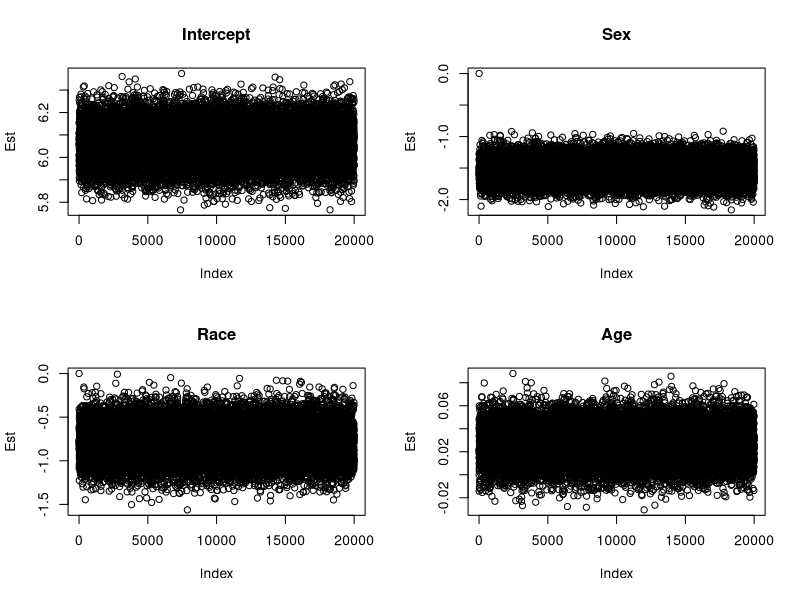
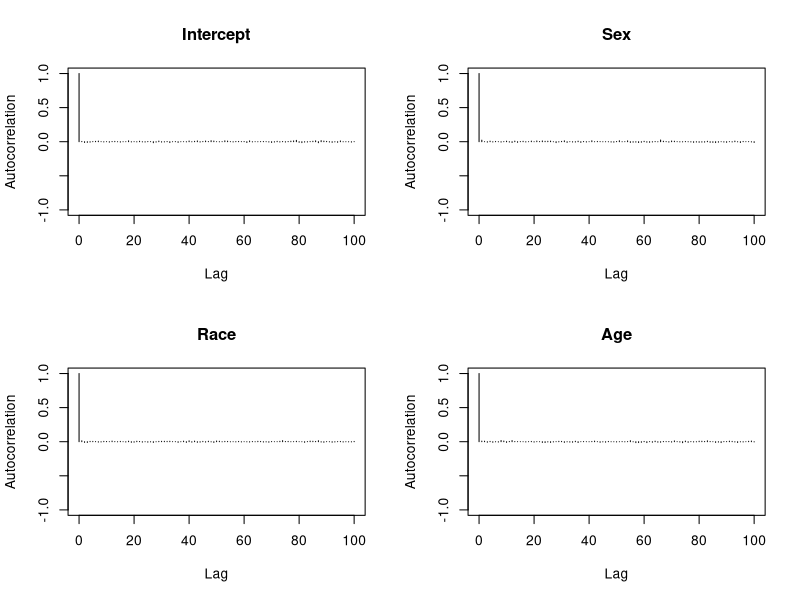
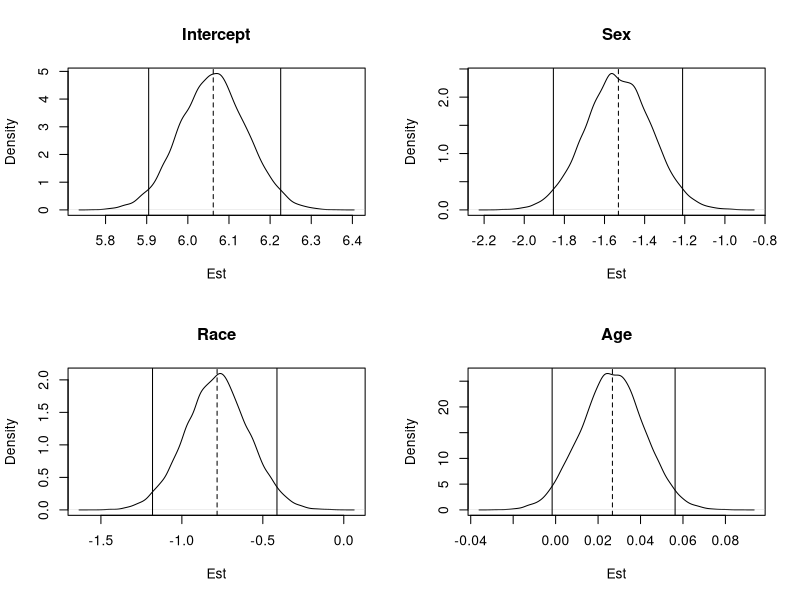

Source code (R) for these figures, in order:
## ---- chunk 1
knitr::opts_chunk$set(echo = TRUE)
## ---- chunk 2

library("coda")

data <- read.table("gout.txt")

colnames(data)=c('sex','race','age','serum_urate','gout')

data$sex=factor(data$sex,levels=c('M','F'))
data$race=as.factor(data$race) 

sex <- ifelse(data$sex=='F',1,0) # a dummy variable for female
race <- ifelse(data$race=='W',1,0) # a dummy variable for male

x <- cbind(1, sex, race, data$age) 
y <- data$serum_urate

## ---- chunk 3

gibbs_regression <- function(x, y, iter, burn_in, b_prior, df_prior, var_b){
    
    n <- nrow(x)
    p <- ncol(x)
    
    betas <- matrix(nrow = iter, ncol = p, 0)
    var_e <- rep(NA, iter)
    
    s_prior <- var(y) * 0.8 * (df_prior - 2)
    
    betas[1,] <- 0
    betas[1,1] <- mean(y)
    b <- betas[1,]
    var_e[1] <- var(y)
    resid <- y - betas[1,1]
    
    for(i in 2:ncol(x)){ x[,i] <- x[,i] - mean(x[,i]) }
    
    ssx <- colSums(x^2)
    
    for(i in 2:iter){
        
        for(j in 1:p){
            
            c <- ssx[j] / var_e[i-1] + 1 / var_b
            y_star <- y - x[,-j] %*% b[-j]
            rhs <- sum(x[,j] * y_star) / var_e[i-1] + b_prior / var_b
            
            cond_mean <- rhs / c
            cond_var <- 1 / c
            
            b[j] <- rnorm(n = 1, mean = cond_mean, sd = sqrt(cond_var))
            betas[i,j] <- b[j] 
        }
        
        rss <- sum(resid^2)
        df <- n + df_prior
        s <- rss + s_prior
        
        var_e[i] <- s / rchisq(df = df, n = 1)
    }
    
    out <- list(effects = betas, var_e = var_e)
    return(out)
}

## ---- chunk 4

reg <- gibbs_regression(x, y, iter = 20000, b_prior = 0, df_prior = 4, var_b = 10000)

reg_params <- data.frame(reg$effects)

colnames(reg_params) <- c("Intercept", "Sex", "Race", "Age")

## ---- chunk 5

par(mfrow = c(2, 2))

plot(reg_params$Intercept, xlab = "Index", ylab = "Est", main = "Intercept")
plot(reg_params$Sex, xlab = "Index", ylab = "Est", main = "Sex")
plot(reg_params$Race, xlab = "Index", ylab = "Est", main = "Race")
plot(reg_params$Age, xlab = "Index", ylab = "Est", main = "Age")

## ---- chunk 6

burn_in <- 100

reg_params <- reg_params[-(1:burn_in),]

## ---- chunk 7

reg_mcmc <- mcmc(reg_params)

diag_ <- summary(reg_mcmc)

diag_

## ---- chunk 8

autocorr.plot(reg_mcmc, lag.max = 100)

## ---- chunk 9

effectiveSize(reg_mcmc)

## ---- chunk 10

hpd <- HPDinterval(reg_mcmc)

par(mfrow = c(2, 2))

plot(density(reg_params$Intercept), xlab = "Est", ylab = "Density", main = "Intercept")
abline(v = diag_$statistics[1, 1], lty = 2)
abline(v = hpd[1, 1])
abline(v = hpd[1, 2])

plot(density(reg_params$Sex), xlab = "Est", ylab = "Density", main = "Sex")
abline(v = diag_$statistics[2, 1], lty = 2)
abline(v = hpd[2, 1])
abline(v = hpd[2, 2])

plot(density(reg_params$Race), xlab = "Est", ylab = "Density", main = "Race")
abline(v = diag_$statistics[3, 1], lty = 2)
abline(v = hpd[3, 1])
abline(v = hpd[3, 2])

plot(density(reg_params$Age), xlab = "Est", ylab = "Density", main = "Age")
abline(v = diag_$statistics[4, 1], lty = 2)
abline(v = hpd[4, 1])
abline(v = hpd[4, 2])

